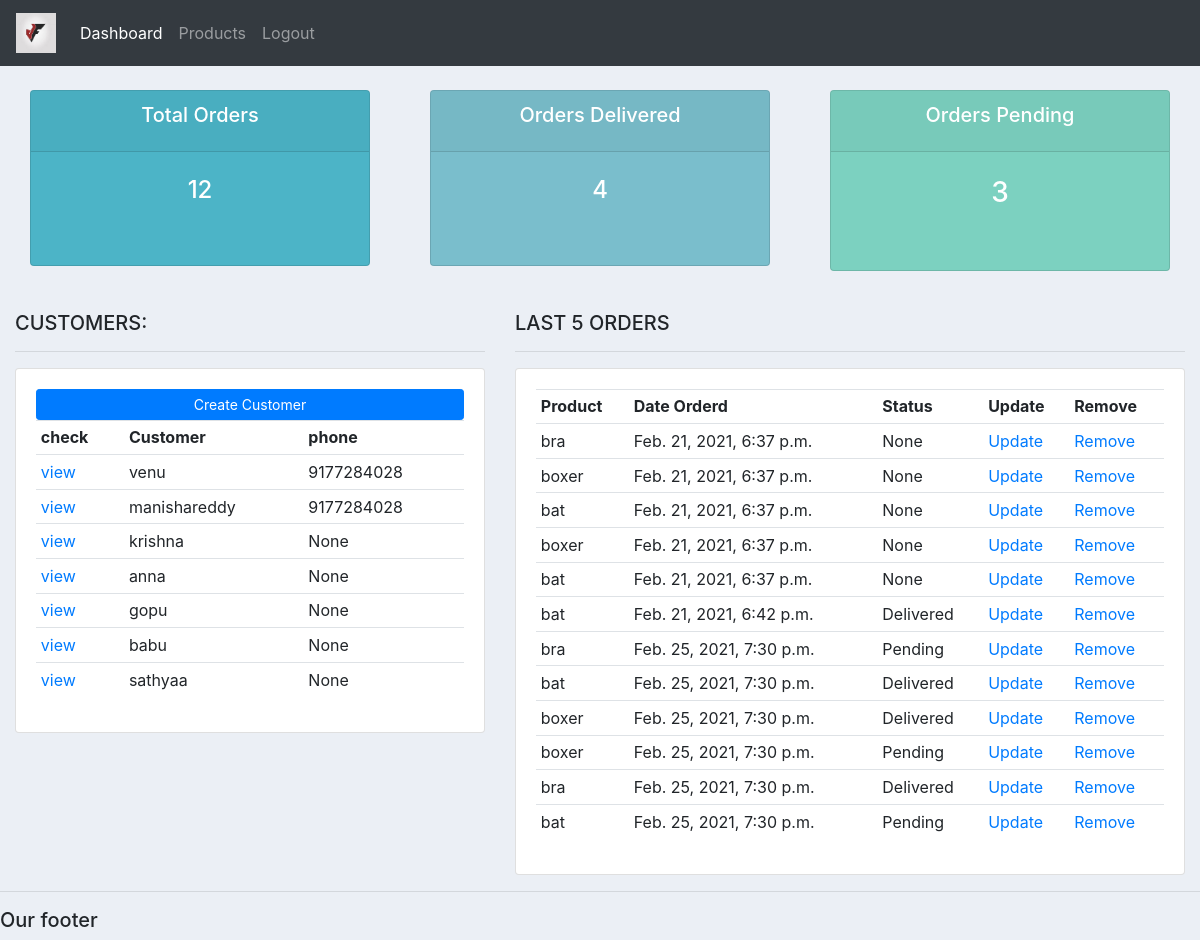
The app's page / (signed in) with its own data.
### accounts/models.py (models this page shows, shortened)
class Customer(models.Model):
    customer=models.OneToOneField(User,on_delete=models.CASCADE,null=True)
    name=models.CharField(max_length=200,null=True,blank=True)
    profile_pic=models.ImageField(default="")
    phone=models.CharField(max_length=200,null=True,blank=True)
    email=models.CharField(max_length=200,null=True,blank=True)
    date_created=models.DateTimeField(auto_now_add=True,null=True)

class Order(models.Model):
    customer=models.ForeignKey(Customer,null=True,blank=True,on_delete=models.CASCADE)
    product=models.ForeignKey(Product,null=True,blank=True,on_delete=models.CASCADE)
    STATUS=(('Pending','Pending'),('Out for delivery','Out for delivery'),('Delivered','Delivered'))
    date_created=models.DateTimeField(auto_now_add=True,null=True)
    status=models.CharField(max_length=200,choices=STATUS,null=True,blank=True)
    order_no=models.IntegerField(null=True,blank=True)

class Product(models.Model):
    CATEGORY=(('Indoor','Indoor'),('Out Door','Out Door'),)
    name=models.CharField(max_length=200,null=True,blank=True)
    price=models.FloatField(null=True)
    category=models.CharField(max_length=200,null=True,choices=CATEGORY)
    description=models.CharField(max_length=200,blank=True,null=True)
    date_created=models.DateTimeField(auto_now_add=True,null=True)
    tag=models.ManyToManyField(Tag,blank=True)
    def __str__(self):
        return self.name

### accounts/decorators.py (the view)
    def wrapper(r,*args,**kwargs):
        group=None
        if r.user.groups.exists():
            group=r.user.groups.all()[0].name
        if group=="admin":
            return func(r,*args,**kwargs)
        else:
            return redirect("user")

### accounts/views.py (called while the page is built)
@login_required(login_url="login")
@adminonly
def home(r):
    c=Customer.objects.all()
    o=Order.objects.all()
    total_c=c.count()
    total_o=o.count()
    Delivered=Order.objects.filter(status='Delivered').count()
    Pending=Order.objects.filter(status='Pending').count()
    context={'c':c,'o':o,'Delivered':Delivered,'Pending':Pending,'total_c':total_c,'total_o':total_o}
    return render(r,"accounts/dashboard.html",context)

### templates/accounts/dashboard.html
{%  extends 'accounts/main.html' %}
{% block content %}
{%  include 'accounts/status.html' %}
<br>
<div class="row">
	<div class="col-md-5">
		<h5>CUSTOMERS:</h5>
		<hr>
		<div class="card card-body">
			<a class="btn btn-primary  btn-sm btn-block" href="">Create Customer</a>
			<table class="table table-sm">
				<tr>
					<th>check</th>
					<th>Customer</th>
					<th>phone</th>
				</tr>
				{%for i in c%}
				<tr>
					<td><a href="{% url 'customer' i.id%}">view</a></td>
					<td>{{i.name}}</td>
					<td>{{i.phone}}</td>
				</tr>
				{%endfor%}
			</table>
		</div>
	</div>
	<div class="col-md-7">
		<h5>LAST 5 ORDERS</h5>
		<hr>
		<div class="card card-body">
			<table class="table table-sm">
				<tr>
					<th>Product</th>
					<th>Date Orderd</th>
					<th>Status</th>
					<th>Update</th>
					<th>Remove</th>
				</tr>
				{%for i in o%}
				<tr>
					<td>{{i.product}}</td>
					<td>{{i.date_created}}</td>
					<td>{{i.status}}</td>
					<td><a href="{% url 'update_order' i.id%}">Update</a></td>
					<td><a href="{%url 'delete' i.id%}">Remove</a></td>
				</tr>
				{%endfor%}
			</table>
		</div>
	</div>
</div>
{% endblock %}

### templates/accounts/main.html (shortened to what this page needs)
{% load static %}
<!DOCTYPE html>
<html>
<head>
	<link rel="stylesheet" href="https://stackpath.bootstrapcdn.com/bootstrap/4.3.1/css/bootstrap.min.css">
  <link rel="stylesheet" type="text/css" href=" {% static "css/main.css"%}">
</head>
<body>
	{%  include 'accounts/navbar.html' %}
	<div class="container-fluid">
	{% block content %}
	{% endblock %}
    </div>
	<hr>
	<h5>Our footer</h5>
</body>
</html>

### templates/accounts/navbar.html (shortened to what this page needs)
{% load static%}
<link rel="stylesheet" href="{%static "css/main.css"%}">
<nav class="navbar navbar-expand-lg navbar-dark bg-dark">
  <a class="navbar-brand"  href="{% url 'home'%}">
    <img id='logo' src="{% static "images/logo.jpg"%}" alt="notfound"></a>
  <div class="collapse navbar-collapse" id="navbarNav">
    <ul class="navbar-nav">
      <li class="nav-item active">
        <a class="nav-link"  id='venu' href="{% url 'home' %}">Dashboard</a>
      </li>
      {%if user.is_staff%}
      <li class="nav-item">
        <a class="nav-link" href="{%url 'product'%}">Products</a>
      </li>
      {%else%}
      <li class="nav-item">
        <a class="nav-link" href="{%url 'settings'%}">settings</a>
      </li>
      {%endif%}
      {%if user.is_authenticated%}
      <li class="nav-item">
        <a class="nav-link" href="{%url 'logout'%}">Logout</a>
      </li>
      {%endif%}
    </ul>
  </div>
</nav>

### templates/accounts/status.html (shortened to what this page needs)
<br>
<div class="row">
	<div class="col">
		<div class="col-md">
			<div class="card text-center text-white  mb-3" id="total-orders">
			  	<div class="card-header">
			  		<h5 class="card-title">Total Orders</h5>
			  	</div>
					<br>
					<h4>{{total_o}}</h4>
			  	<div class="card-body">
			  	</div>
			</div>
		</div>
	</div>
	<div class="col">
		<div class="col-md">
			<div class="card text-center text-white  mb-3" id="orders-delivered">
			  	<div class="card-header">
			  		<h5 class="card-title">Orders Delivered</h5>
			  	</div>
					<br>
					<h4>{{Delivered}}</h4>
			  	<div class="card-body">
			  	</div>
			</div>
		</div>
	</div>
	<div class="col">
		<div class="col-md">
			<div class="card text-center text-white  mb-3" id="orders-pending">
			  	<div class="card-header">
			  		<h5 class="card-title">Orders Pending</h5>
			  	</div>
					<br>
					<h3>{{Pending}}</h3>
			  	<div class="card-body">
			  	</div>
			</div>
		</div>
	</div>
</div>

### static/css/main.css (style rules this page uses)
#logo { height: 40px; width: 40px; }
body { background-color: #ebeff5; }
#total-orders { background-color: #4cb4c7; }
#orders-delivered { background-color: #7abecc; }
#orders-pending { background-color: #7CD1C0; }

### records on screen
Customer: name "venu", phone "9177284028"
Customer: name "manishareddy", phone "9177284028"
Customer: name "krishna", phone "None"
Customer: name "anna", phone "None"
Customer: name "gopu", phone "None"
Customer: name "babu", phone "None"
Customer: name "sathyaa", phone "None"
Order: product "bra", date_created "Feb. 21, 2021, 6:37 p.m.", status "None"
Order: product "boxer", date_created "Feb. 21, 2021, 6:37 p.m.", status "None"
Order: product "bat", date_created "Feb. 21, 2021, 6:37 p.m.", status "None"
Order: product "boxer", date_created "Feb. 21, 2021, 6:37 p.m.", status "None"
Order: product "bat", date_created "Feb. 21, 2021, 6:37 p.m.", status "None"
Order: product "bat", date_created "Feb. 21, 2021, 6:42 p.m.", status "Delivered"
Order: product "bra", date_created "Feb. 25, 2021, 7:30 p.m.", status "Pending"
Order: product "bat", date_created "Feb. 25, 2021, 7:30 p.m.", status "Delivered"
Order: product "boxer", date_created "Feb. 25, 2021, 7:30 p.m.", status "Delivered"
Order: product "boxer", date_created "Feb. 25, 2021, 7:30 p.m.", status "Pending"
Order: product "bra", date_created "Feb. 25, 2021, 7:30 p.m.", status "Delivered"
Order: product "bat", date_created "Feb. 25, 2021, 7:30 p.m.", status "Pending"

### other values on screen
{{ total_o }} "12"
{{ Delivered }} "4"
{{ Pending }} "3"
